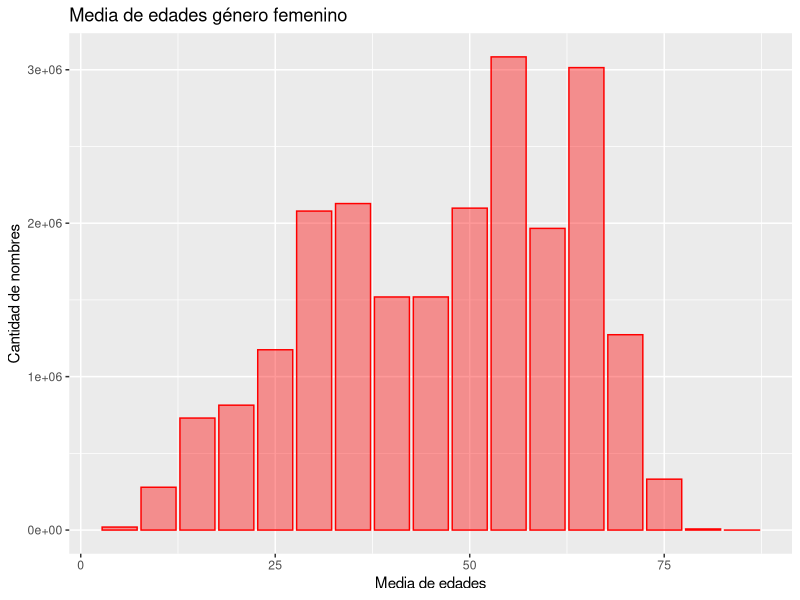
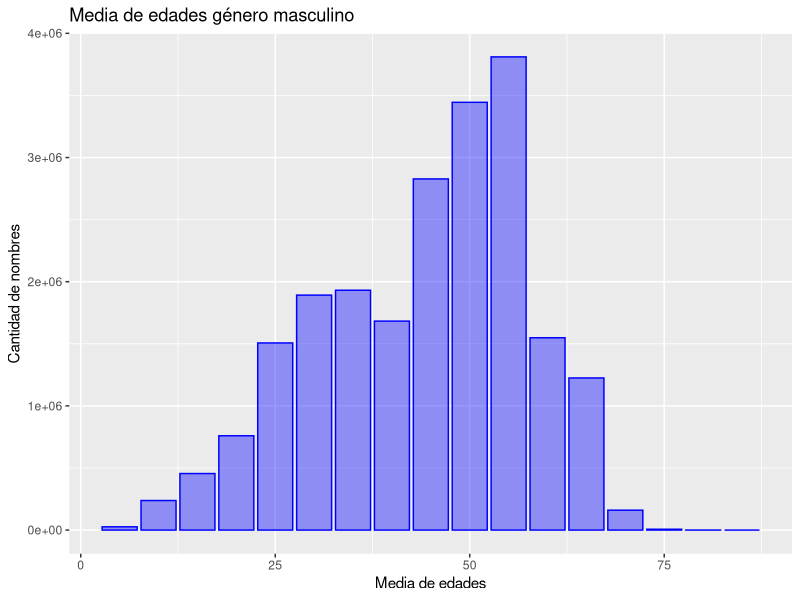
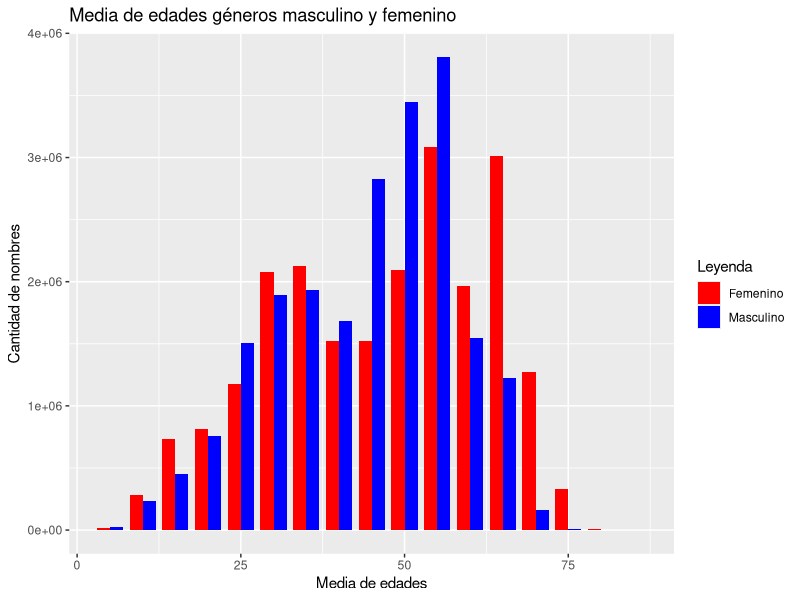
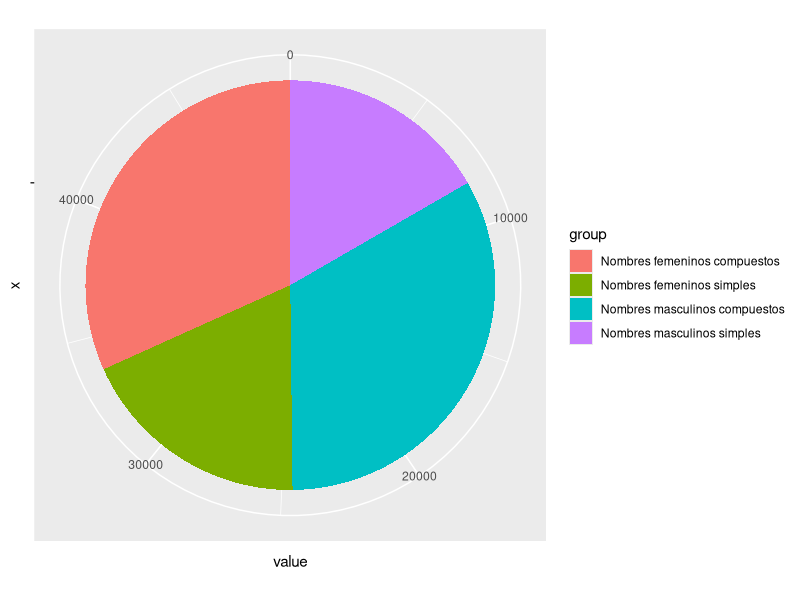

R code for these plots, in order:
## ---- chunk 1
library(ggplot2)

get_frecuency_range <- function(dataframe, gender) {
  l <- seq(5, 85, by=5)
  df <- data.frame(mean_age = numeric(), female_count = numeric())
  
  for (i in seq_along(l)) {
    temp_data <- dataframe[dataframe$mean_age >= (l[i] - 5) & dataframe$mean_age < l[i], ]
    df <- rbind(df, data.frame(
      gender = gender,
      mean_age = l[i],
      frecuency = sum(temp_data$frequency)))    
  }

  return (df)
}

split_names <- function(name) {
  return (sapply(gregexpr('\\S+', name), length))
}

count_names <- function(df, quantity) {
  return (nrow(df[sapply(df$name, split_names) == quantity, ]))
}

female_data <- read.csv('female_names.csv', header = TRUE)
male_data <- read.csv('male_names.csv', header = TRUE)

female_name_1 <- count_names(female_data, 1)
female_name_2 <- count_names(female_data, 2)
female_name_3 <- count_names(female_data, 3)
male_name_1 <- count_names(male_data, 1)
male_name_2 <- count_names(male_data, 2)
male_name_3 <- count_names(male_data, 3)

female_max <- female_data[which.max(female_data$frequency),]
male_max <- male_data[which.max(male_data$frequency),]

female_frequency_range <- get_frecuency_range(female_data, 'female')
male_frequency_range <- get_frecuency_range(male_data, 'male')
combined_data <- rbind(female_frequency_range, male_frequency_range)
## ---- chunk 2
ggplot(data=female_frequency_range, aes(x=mean_age, y=frecuency)) +
  geom_histogram(stat='identity', alpha = .4, color = 'red', fill = 'red', position = 'dodge') +
  labs(title='Media de edades género femenino', x='Media de edades', y='Cantidad de nombres')
## ---- chunk 3
ggplot(data=male_frequency_range, aes(x=mean_age, y=frecuency)) +
  geom_histogram(stat='identity', alpha = .4, color = 'blue', fill = 'blue', position = 'dodge') +
  labs(title='Media de edades género masculino', x='Media de edades', y='Cantidad de nombres')
## ---- chunk 4
ggplot(combined_data, aes(x=mean_age, y=frecuency, fill=gender)) +
  geom_bar(stat="identity", width=4, position = "dodge") +
  labs(title='Media de edades géneros masculino y femenino', x='Media de edades', y='Cantidad de nombres') +
  scale_fill_manual("Leyenda", values = c("female" = "red", "male" = "blue"), breaks=c("female", "male"), labels=c('Femenino', 'Masculino'))
## ---- chunk 5
df <- data.frame(group = c('Nombres femeninos simples', 'Nombres femeninos compuestos', 'Nombres masculinos simples', 'Nombres masculinos compuestos'), value = c(female_name_1, female_name_2 + female_name_3, male_name_1, male_name_2 + male_name_3))
ggplot(df, aes(x='', y=value, fill=group))+geom_bar(width = 1, stat = 'identity')+coord_polar("y", start=0)
